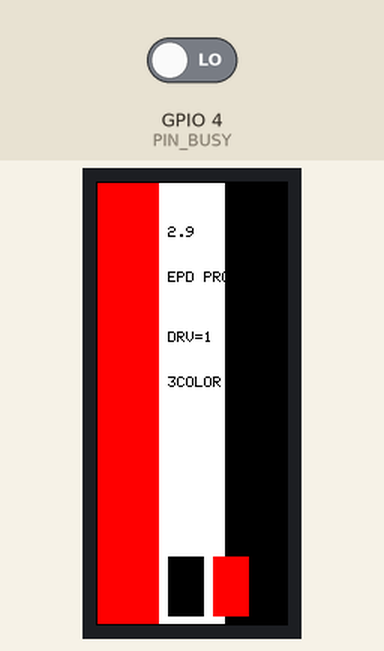
Recording of a sketch running on a simulated ESP8266 (NodeMCU). Shown: 128×296 colour display. Inputs (shaded band) come from the test bench; at power-on: GPIO 4 (PIN_BUSY) LOW. What the sketch prints to the serial monitor is not drawn.

Above: at 15.4 s.

The sketch:

epd_probe.ino
```cpp
/*
 * 2.9" 电子墨水屏 驱动探针  (ESP8266 / 甘草酸不酸 2.9寸 SD 墨水屏阅读器板)
 * ---------------------------------------------------------------------
 * 手上这批 2.9" 三色屏标签是 E029A1ON1842xx，标签不写控制 IC，
 * 所以用「逐个试」的办法确认：编译时 -DDRV=n
 *
 *   DRV 1 = GxEPD2_290_C90c   SSD1680  三色   (2021 年后最常见的 2.9" 三色屏)
 *   DRV 2 = GxEPD2_290c       IL0373   三色   (老款 2.9" 三色屏)
 *   DRV 3 = GxEPD2_290_Z13c   UC8151   三色   (GDEH029Z13)
 *   DRV 4 = GxEPD2_290_T94    SSD1680  黑白
 *   DRV 5 = GxEPD2_290        IL3820   黑白   (板子原厂固件用的驱动)
 *
 * 板载 FPC 固定接线：CS=GPIO15  DC=GPIO0  RST=GPIO2  BUSY=GPIO4
 * 屏幕表现判读：左红右黑 = 命中；全白/全黑/花屏/无反应 = 换下一档
 */

#include <SPI.h>
#include <GxEPD2_BW.h>
#include <GxEPD2_3C.h>

#ifndef DRV
#define DRV 1
#endif

#define PIN_CS   15
#define PIN_DC   0
#define PIN_RST  2
#define PIN_BUSY 4

#if DRV == 1
  #define DRV_NAME "GxEPD2_290_C90c / SSD1680 / 3C"
  GxEPD2_3C<GxEPD2_290_C90c, GxEPD2_290_C90c::HEIGHT>
    display(GxEPD2_290_C90c(PIN_CS, PIN_DC, PIN_RST, PIN_BUSY));
  #define IS_3C 1
#elif DRV == 2
  #define DRV_NAME "GxEPD2_290c / IL0373 / 3C"
  GxEPD2_3C<GxEPD2_290c, GxEPD2_290c::HEIGHT>
    display(GxEPD2_290c(PIN_CS, PIN_DC, PIN_RST, PIN_BUSY));
  #define IS_3C 1
#elif DRV == 3
  #define DRV_NAME "GxEPD2_290_Z13c / UC8151 / 3C"
  GxEPD2_3C<GxEPD2_290_Z13c, GxEPD2_290_Z13c::HEIGHT>
    display(GxEPD2_290_Z13c(PIN_CS, PIN_DC, PIN_RST, PIN_BUSY));
  #define IS_3C 1
#elif DRV == 4
  #define DRV_NAME "GxEPD2_290_T94 / SSD1680 / BW"
  GxEPD2_BW<GxEPD2_290_T94, GxEPD2_290_T94::HEIGHT>
    display(GxEPD2_290_T94(PIN_CS, PIN_DC, PIN_RST, PIN_BUSY));
  #define IS_3C 0
#else
  #define DRV_NAME "GxEPD2_290 / IL3820 / BW"
  GxEPD2_BW<GxEPD2_290, GxEPD2_290::HEIGHT>
    display(GxEPD2_290(PIN_CS, PIN_DC, PIN_RST, PIN_BUSY));
  #define IS_3C 0
#endif

static void drawTestPage()
{
  const int16_t W = display.width();
  const int16_t H = display.height();
  Serial.printf("[draw] %dx%d\n", W, H);

  display.setFullWindow();
  display.firstPage();
  do {
    display.fillScreen(GxEPD_WHITE);

    // 左边一大块：3C 用红，黑白用全黑 —— 一眼能看出颜色通道
#if IS_3C
    display.fillRect(0, 0, W / 3, H, GxEPD_RED);
#else
    display.fillRect(0, 0, W / 3, H, GxEPD_BLACK);
#endif
    // 右边一大块黑
    display.fillRect(W - W / 3, 0, W / 3, H, GxEPD_BLACK);

    // 中间白区
    display.setTextColor(GxEPD_BLACK);
    display.setCursor(48, 30);
    display.print("2.9");
    display.setCursor(48, 60);
    display.print("EPD PROBE");
    display.setCursor(48, 100);
    display.print("DRV=");
    display.print(DRV);
    display.setCursor(48, 130);
    display.print(IS_3C ? "3COLOR" : "B/W");

#if IS_3C
    // 底部三色小色块，红通道通不通最直观
    display.fillRect(W / 3 + 6, H - 46, 24, 40, GxEPD_BLACK);
    display.fillRect(W / 3 + 36, H - 46, 24, 40, GxEPD_RED);
#endif

    display.drawRect(0, 0, W, H, GxEPD_BLACK);
  } while (display.nextPage());

  Serial.println("[draw] done");
}

void setup()
{
  Serial.begin(115200);
  delay(300);
  Serial.println();
  Serial.println("===== 2.9\" EPD PROBE =====");
  Serial.print("DRV   = "); Serial.println(DRV);
  Serial.println(DRV_NAME);
  Serial.printf("BUSY  before init = %d\n", digitalRead(PIN_BUSY));

  display.init(115200, true, 2, false);

  Serial.printf("BUSY  after  init = %d\n", digitalRead(PIN_BUSY));
  Serial.printf("面板尺寸 = %d x %d\n", display.width(), display.height());

  drawTestPage();

  display.hibernate();
  Serial.println("[完成] 左红右黑=驱动正确；全白/全黑/花屏=换下一档");
}

void loop()
{
  delay(10000);
}
```
